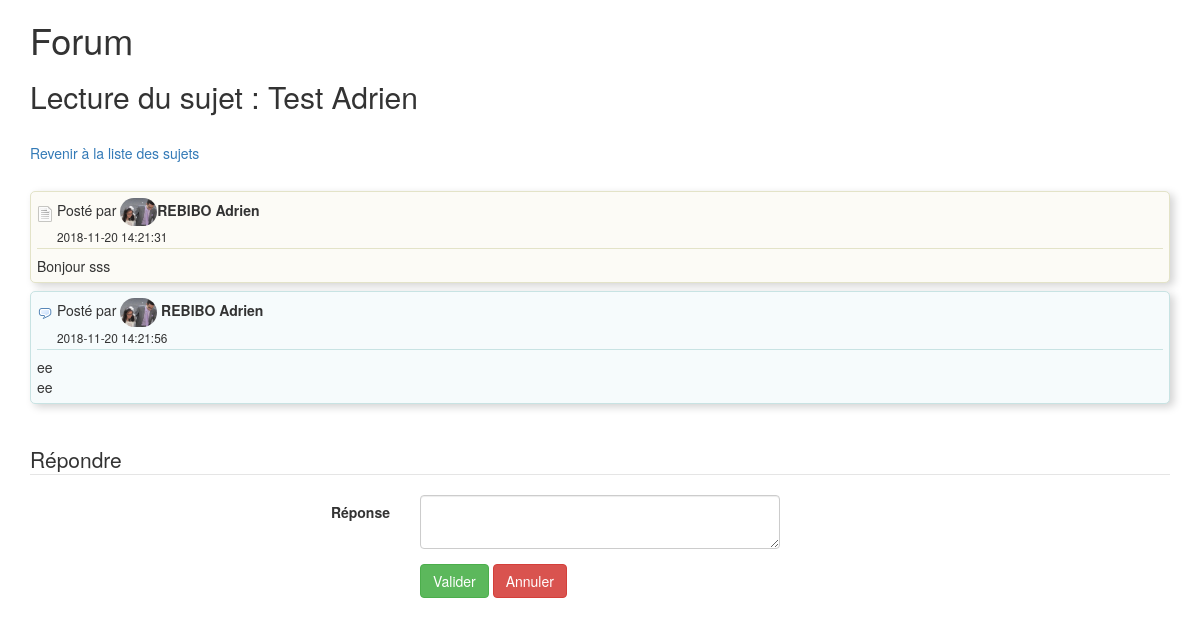
Page /index.php?action=displaysubject&id=4 (signed in) on the committed database.
### tables this page shows
CREATE TABLE `subject` (
`id` int(11) NOT NULL,
  `title` varchar(255) NOT NULL,
  `date` datetime NOT NULL,
  `question` text NOT NULL,
  `id_member` int(11) NOT NULL
);

CREATE TABLE `member` (
`id` int(11) NOT NULL,
  `name` varchar(255) NOT NULL,
  `firstname` varchar(255) NOT NULL,
  `login` varchar(255) NOT NULL,
  `password` varchar(255) NOT NULL,
  `profil_pic` varchar(255) DEFAULT NULL
);

CREATE TABLE `answer` (
`id` int(11) NOT NULL,
  `date` datetime NOT NULL,
  `comment` text NOT NULL,
  `id_subject` int(11) NOT NULL,
  `id_member` int(11) NOT NULL
);

### controller/forumController.php (called while the page is built, shortened)
<?php
function displaysubject() {
    if (isset($_GET['id'])) {
        $subjectManager = new SubjectManager;
        $subject = $subjectManager->get_subject_by_id($_GET['id']);
        if (empty($subject)) {
            throw new Exception('Ce sujet n\'existe pas');
        } else {
            $answerManager = new AnswerManager;
            $answers = $answerManager->getAnswerByIdSubject($_GET['id']);
        }
    } else {
        throw new Exception('Aucun id de sujet dans l\'url');
    }
    include('view/subject.php');
}

### model/SubjectManager.php (called while the page is built, shortened)
<?php
class SubjectManager extends Manager
{
    public function get_subject_by_id($id) {
        $bdd = $this->dbConnect();
        $requete = $bdd->prepare('SELECT * FROM subject WHERE id = ?');
        $requete->execute(array($id));
        return $requete->fetch();
    }
}

### model/MemberManager.php (called while the page is built, shortened)
<?php
class MemberManager extends Manager
{
    public function get_member_by_id($id_member) {
        $bdd = $this->dbConnect();
        $requete = $bdd->prepare('SELECT * FROM member where id = ?');
        $requete->execute(array($id_member));
        return $requete->fetch();
    }
}

### model/AnswerManager.php (called while the page is built, shortened)
<?php
class AnswerManager extends Manager
{
    public function getAnswerByIdSubject($id_subject) {
        $bdd = $this->dbConnect();
        $requete = $bdd->prepare('SELECT * FROM answer WHERE id_subject = ?');
        $requete->execute(array($id_subject));
        return $requete;
    }
}

### view/subject.php (the view, shortened to what this page needs)
<?php
$memberManager = new MemberManager;
?>
<h2>Lecture du sujet : <?= $subject['title'] ?></h2>
<br>
<a href="index.php?action=home">Revenir à la liste des sujets</a>
<br>
<br>
    <div class="row">
        <div class="col-md-12">
            <div class="post">
                <div class="post-info">
                    Posté par <img class="img_user" src="public/img/<?= $subject['id_member'] ?>/<?= $memberManager->get_member_by_id($subject['id_member'])['profil_pic'] ?>"><strong><?= $memberManager->get_member_by_id($subject['id_member'])['name'].' '.$memberManager->get_member_by_id($subject['id_member'])['firstname'] ?></strong>
                    &nbsp;&nbsp;<br>
                    <small><?= $subject['date'] ?></small>
                </div>
                <div>
                    <?= $subject['question'] ?>
                </div>
            </div>
            <?php
                while ($answer = $answers->fetch()) {
            ?>
                    <div class="post-answer">
                        <div class="post-answer-info">
                            Posté par <img class="img_user" src="public/img/<?= $answer['id_member'] ?>/<?= $memberManager->get_member_by_id($answer['id_member'])['profil_pic'] ?>"> <strong><?= $memberManager->get_member_by_id($answer['id_member'])['name'].' '.$memberManager->get_member_by_id($answer['id_member'])['firstname'] ?></strong>
                            <br>
                            <small><?= $answer['date'] ?></small>
                        </div>
                        <div>
                            <?= $answer['comment'] ?>
                        </div>
                    </div>
            <?php
                }
            ?>
            <br><br>
            <form method="POST" class="form-horizontal" action="index.php?action=displaysubject&id=<?= $subject['id'] ?>">
                <fieldset>
                    <legend>Répondre</legend>
                    <div class="form-group">
                        <label class="col-md-4 control-label" for="reponse">Réponse</label>
                        <div class="col-md-4">
                            <textarea class="form-control" id="reponse" name="reponse"></textarea>
                        </div>
                    </div>
                    <div class="form-group">
                        <label class="col-md-4 control-label" for="button1id"></label>
                        <div class="col-md-8">
                            <button type="input" name="validate_answer" class="btn btn-success">Valider</button>
                            <button type="input" name="cancel_answer" class="btn btn-danger">Annuler</button>
                        </div>
                    </div>
                </fieldset>
            </form>
        </div>
    </div>
<?php
include ('template.php');

### public/css/style.css (style rules this page uses)
.post { background-color: #FCFBF6; border: 1px solid #E3E3C8; }
.post, .post-answer, .post-preview { padding: 6px; margin-top: 8px; color: #333; border-radius: 5px; box-shadow: 4px 3px 9px lightgrey; }
.post-info, .post-answer-info { padding-bottom: 2px; margin-bottom: 7px; padding-left: 20px; }
.post-info { background: url(../img/page_white_text.png) 0 8px no-repeat; border-bottom: 1px solid #E3E3C8; }
.post-answer { background-color: #F6FBFC; border: 1px solid #C8E3E3; }
.post-answer-info { background: url(../img/comment.png) 0 8px no-repeat; border-bottom: 1px solid #C8E3E3; }
.img_user { width: 37px; border-radius: 43px; }

### rows in the picture
subject: title "Test Adrien", id_member.profil_pic (picture), id_member.name "REBIBO", id_member.firstname "Adrien", date "2018-11-20 14:21:31", question "Bonjour sss"
answer: id_member.profil_pic (picture), id_member.name "REBIBO", id_member.firstname "Adrien", date "2018-11-20 14:21:56", comment "ee ee"
